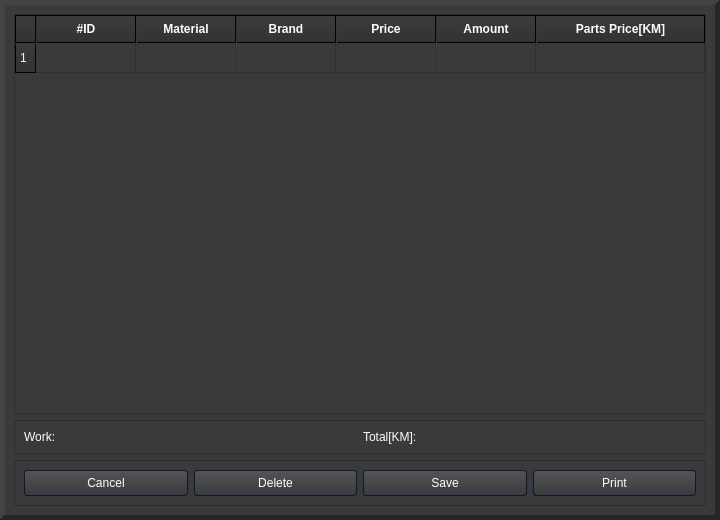
<?xml version="1.0" encoding="UTF-8"?>
<ui version="4.0">
 <class>ReceiptWindow</class>
 <widget class="QDialog" name="ReceiptWindow">
  <property name="geometry">
   <rect>
    <x>0</x>
    <y>0</y>
    <width>720</width>
    <height>520</height>
   </rect>
  </property>
  <property name="sizePolicy">
   <sizepolicy hsizetype="Ignored" vsizetype="Preferred">
    <horstretch>0</horstretch>
    <verstretch>0</verstretch>
   </sizepolicy>
  </property>
  <property name="windowTitle">
   <string>Budget Flow - Receipt</string>
  </property>
  <property name="styleSheet">
   <string notr="true">/*Copyright (c) DevSec Studio. All rights reserved.

MIT License

Permission is hereby granted, free of charge, to any person obtaining a copy
of this software and associated documentation files (the &quot;Software&quot;), to deal
in the Software without restriction, including without limitation the rights
to use, copy, modify, merge, publish, distribute, sublicense, and/or sell
copies of the Software, and to permit persons to whom the Software is
furnished to do so, subject to the following conditions:

The above copyright notice and this permission notice shall be included in all
copies or substantial portions of the Software.

THE SOFTWARE IS PROVIDED *AS IS*, WITHOUT WARRANTY OF ANY KIND, EXPRESS OR
IMPLIED, INCLUDING BUT NOT LIMITED TO THE WARRANTIES OF MERCHANTABILITY,
FITNESS FOR A PARTICULAR PURPOSE AND NONINFRINGEMENT. IN NO EVENT SHALL THE
AUTHORS OR COPYRIGHT HOLDERS BE LIABLE FOR ANY CLAIM, DAMAGES OR OTHER
LIABILITY, WHETHER IN AN ACTION OF CONTRACT, TORT OR OTHERWISE, ARISING FROM,
OUT OF OR IN CONNECTION WITH THE SOFTWARE OR THE USE OR OTHER DEALINGS IN THE SOFTWARE.
*/

/*-----QWidget-----*/
QWidget
{
	background-color: #3a3a3a;
	color: #fff;
	selection-background-color: #b78620;
	selection-color: #000;

}


/*-----QLabel-----*/
QLabel
{
	background-color: transparent;
	color: #fff;

}


/*-----QMenuBar-----*/
QMenuBar 
{
	background-color: qlineargradient(spread:repeat, x1:1, y1:0, x2:1, y2:1, stop:0 rgba(57, 57, 57, 255),stop:1 rgba(50, 50, 50, 255));
	border: 1px solid #000;
	color: #fff;

}


QMenuBar::item 
{
	background-color: transparent;

}


QMenuBar::item:selected 
{
	background-color: rgba(183, 134, 32, 20%);
	border: 1px solid #b78620;
	color: #fff;

}


QMenuBar::item:pressed 
{
	background-color: rgb(183, 134, 32);
	border: 1px solid #b78620;
	color: #fff;

}


/*-----QMenu-----*/
QMenu
{
    background-color: qlineargradient(spread:repeat, x1:1, y1:0, x2:1, y2:1, stop:0 rgba(57, 57, 57, 255),stop:1 rgba(50, 50, 50, 255));
    border: 1px solid #222;
    padding: 4px;
	color: #fff;

}


QMenu::item
{
    background-color: transparent;
    padding: 2px 20px 2px 20px;

}


QMenu::separator
{
   	background-color: rgb(183, 134, 32);
	height: 1px;

}


QMenu::item:disabled
{
    color: #555;
    background-color: transparent;
    padding: 2px 20px 2px 20px;

}


QMenu::item:selected
{
	background-color: rgba(183, 134, 32, 20%);
	border: 1px solid #b78620;
	color: #fff;

}


/*-----QToolBar-----*/
QToolBar
{
	background-color: qlineargradient(spread:repeat, x1:1, y1:0, x2:1, y2:1, stop:0 rgba(69, 69, 69, 255),stop:1 rgba(58, 58, 58, 255));
	border-top: none;
	border-bottom: 1px solid #4f4f4f;
	border-left: 1px solid #4f4f4f;
	border-right: 1px solid #4f4f4f;

}


QToolBar::separator
{
	background-color: #2e2e2e;
	width: 1px;

}


/*-----QToolButton-----*/
QToolButton 
{
	background-color: transparent;
	color: #fff;
	padding: 5px;
	padding-left: 8px;
	padding-right: 8px;
	margin-left: 1px;
}


QToolButton:hover
{
	background-color: rgba(183, 134, 32, 20%);
	border: 1px solid #b78620;
	color: #fff;
	
}


QToolButton:pressed
{
	background-color: qlineargradient(spread:repeat, x1:1, y1:0, x2:1, y2:1, stop:0 rgba(57, 57, 57, 255),stop:1 rgba(50, 50, 50, 255));
	border: 1px solid #b78620;

}


QToolButton:checked
{
	background-color: qlineargradient(spread:repeat, x1:1, y1:0, x2:1, y2:1, stop:0 rgba(57, 57, 57, 255),stop:1 rgba(50, 50, 50, 255));
	border: 1px solid #222;
}


/*-----QPushButton-----*/
QPushButton
{
	background-color: qlineargradient(spread:repeat, x1:1, y1:0, x2:1, y2:1, stop:0 rgba(84, 84, 84, 255),stop:1 rgba(59, 59, 59, 255));
	color: #ffffff;
	min-width: 80px;
	border-style: solid;
	border-width: 1px;
	border-radius: 3px;
	border-color: #051a39;
	padding: 5px;

}


QPushButton::flat
{
	background-color: transparent;
	border: none;
	color: #fff;

}


QPushButton::disabled
{
	background-color: #404040;
	color: #656565;
	border-color: #051a39;

}


QPushButton::hover
{
	background-color: rgba(183, 134, 32, 20%);
	border: 1px solid #b78620;

}


QPushButton::pressed
{
	background-color: qlineargradient(spread:repeat, x1:1, y1:0, x2:1, y2:1, stop:0 rgba(74, 74, 74, 255),stop:1 rgba(49, 49, 49, 255));
	border: 1px solid #b78620;

}


QPushButton::checked
{
	background-color: qlineargradient(spread:repeat, x1:1, y1:0, x2:1, y2:1, stop:0 rgba(74, 74, 74, 255),stop:1 rgba(49, 49, 49, 255));
	border: 1px solid #222;

}


/*-----QLineEdit-----*/
QLineEdit
{
	background-color: #131313;
	color : #eee;
	border: 1px solid #343434;
	border-radius: 2px;
	padding: 3px;
	padding-left: 5px;

}


/*-----QPlainTExtEdit-----*/
QPlainTextEdit
{
	background-color: #131313;
	color : #eee;
	border: 1px solid #343434;
	border-radius: 2px;
	padding: 3px;
	padding-left: 5px;

}


/*-----QTabBar-----*/
QTabBar::tab
{
	background-color: qlineargradient(spread:repeat, x1:1, y1:0, x2:1, y2:1, stop:0 rgba(84, 84, 84, 255),stop:1 rgba(59, 59, 59, 255));
	color: #ffffff;
	border-style: solid;
	border-width: 1px;
	border-color: #666;
	border-bottom: none;
	padding: 5px;
	padding-left: 15px;
	padding-right: 15px;

}


QTabWidget::pane 
{
	background-color: red;
	border: 1px solid #666;
	top: 1px;

}


QTabBar::tab:last
{
	margin-right: 0; 

}


QTabBar::tab:first:!selected
{
	background-color: #0c0c0d;
	margin-left: 0px;

}


QTabBar::tab:!selected
{
	color: #b1b1b1;
	border-bottom-style: solid;
	background-color: #0c0c0d;

}


QTabBar::tab:selected
{
	margin-bottom: 0px;

}


QTabBar::tab:!selected:hover
{
	border-top-color: #b78620;

}


/*-----QComboBox-----*/
QComboBox
{
    background-color: qlineargradient(spread:repeat, x1:1, y1:0, x2:1, y2:1, stop:0 rgba(84, 84, 84, 255),stop:1 rgba(59, 59, 59, 255));
    border: 1px solid #000;
    padding-left: 6px;
    color: #ffffff;
    height: 20px;

}


QComboBox::disabled
{
	background-color: #404040;
	color: #656565;
	border-color: #051a39;

}


QComboBox:on
{
    background-color: #b78620;
	color: #000;

}


QComboBox QAbstractItemView
{
    background-color: #383838;
    color: #ffffff;
    border: 1px solid black;
    selection-background-color: #b78620;
    outline: 0;

}


QComboBox::drop-down
{
	background-color: qlineargradient(spread:repeat, x1:1, y1:0, x2:1, y2:1, stop:0 rgba(57, 57, 57, 255),stop:1 rgba(50, 50, 50, 255));
    subcontrol-origin: padding;
    subcontrol-position: top right;
    width: 15px;
    border-left-width: 1px;
    border-left-color: black;
    border-left-style: solid; 

}


QComboBox::down-arrow
{
    image: url(://arrow-down.png);
    width: 8px;
    height: 8px;
}


/*-----QSpinBox &amp; QDateTimeEdit-----*/
QSpinBox,
QDateTimeEdit 
{
    background-color: #131313;
	color : #eee;
	border: 1px solid #343434;
	padding: 3px;
	padding-left: 5px;
    border-radius : 2px;

}


QSpinBox::up-button, 
QDateTimeEdit::up-button
{
	border-top-right-radius:2px;
	background-color: #777777;
    width: 16px; 
    border-width: 1px;

}


QSpinBox::up-button:hover, 
QDateTimeEdit::up-button:hover
{
	background-color: #585858;

}


QSpinBox::up-button:pressed, 
QDateTimeEdit::up-button:pressed
{
	background-color: #252525;
    width: 16px; 
    border-width: 1px;

}


QSpinBox::up-arrow,
QDateTimeEdit::up-arrow
{
    image: url(://arrow-up.png);
    width: 7px;
    height: 7px;

}


QSpinBox::down-button, 
QDateTimeEdit::down-button
{
	border-bottom-right-radius:2px;
	background-color: #777777;
    width: 16px; 
    border-width: 1px;

}


QSpinBox::down-button:hover, 
QDateTimeEdit::down-button:hover
{
	background-color: #585858;

}


QSpinBox::down-button:pressed, 
QDateTimeEdit::down-button:pressed
{
	background-color: #252525;
    width: 16px; 
    border-width: 1px;

}


QSpinBox::down-arrow,
QDateTimeEdit::down-arrow
{
    image: url(://arrow-down.png);
    width: 7px;
    height: 7px;

}


/*-----QGroupBox-----*/
QGroupBox 
{
    border: 1px solid;
    border-color: #666666;
	border-radius: 5px;
    margin-top: 20px;

}


QGroupBox::title  
{
    background-color: transparent;
    color: #eee;
    subcontrol-origin: margin;
    padding: 5px;
	border-top-left-radius: 3px;
	border-top-right-radius: 3px;

}


/*-----QHeaderView-----*/
QHeaderView::section
{
    background-color: qlineargradient(spread:repeat, x1:1, y1:0, x2:1, y2:1, stop:0 rgba(60, 60, 60, 255),stop:1 rgba(50, 50, 50, 255));
	border: 1px solid #000;
    color: #fff;
    text-align: left;
	padding: 4px;
	
}


QHeaderView::section:disabled
{
    background-color: #525251;
    color: #656565;

}


QHeaderView::section:checked
{
    background-color: qlineargradient(spread:repeat, x1:1, y1:0, x2:1, y2:1, stop:0 rgba(60, 60, 60, 255),stop:1 rgba(50, 50, 50, 255));
    color: #fff;

}


QHeaderView::section::vertical::first,
QHeaderView::section::vertical::only-one
{
    border-top: 1px solid #353635;

}


QHeaderView::section::vertical
{
    border-top: 1px solid #353635;

}


QHeaderView::section::horizontal::first,
QHeaderView::section::horizontal::only-one
{
    border-left: 1px solid #353635;

}


QHeaderView::section::horizontal
{
    border-left: 1px solid #353635;

}


QTableCornerButton::section
{
    background-color: qlineargradient(spread:repeat, x1:1, y1:0, x2:1, y2:1, stop:0 rgba(60, 60, 60, 255),stop:1 rgba(50, 50, 50, 255));
	border: 1px solid #000;
    color: #fff;

}


/*-----QTreeWidget-----*/
QTreeView
{
	show-decoration-selected: 1;
	alternate-background-color: #3a3a3a;
	selection-color: #fff;
	background-color: #2d2d2d;
	border: 1px solid gray;
	padding-top : 5px;
	color: #fff;
	font: 8pt;

}


QTreeView::item:selected
{
	color:#fff;
	background-color: #b78620;
	border-radius: 0px;

}


QTreeView::item:!selected:hover
{
    background-color: #262626;
    border: none;
    color: white;

}


QTreeView::branch:has-children:!has-siblings:closed,
QTreeView::branch:closed:has-children:has-siblings 
{
	image: url(://tree-closed.png);

}


QTreeView::branch:open:has-children:!has-siblings,
QTreeView::branch:open:has-children:has-siblings  
{
	image: url(://tree-open.png);

}


/*-----QListView-----*/
QListView 
{
	background-color: qlineargradient(spread:repeat, x1:1, y1:0, x2:1, y2:1, stop:0 rgba(83, 83, 83, 255),stop:0.293269 rgba(81, 81, 81, 255),stop:0.634615 rgba(79, 79, 79, 255),stop:1 rgba(83, 83, 83, 255));
    border : none;
    color: white;
    show-decoration-selected: 1; 
    outline: 0;
	border: 1px solid gray;

}


QListView::disabled 
{
	background-color: #656565;
	color: #1b1b1b;
    border: 1px solid #656565;

}


QListView::item 
{
	background-color: #2d2d2d;
    padding: 1px;

}


QListView::item:alternate 
{
    background-color: #3a3a3a;

}


QListView::item:selected 
{
	background-color: #b78620;
	border: 1px solid #b78620;
	color: #fff;

}


QListView::item:selected:!active 
{
	background-color: #b78620;
	border: 1px solid #b78620;
	color: #fff;

}


QListView::item:selected:active 
{
	background-color: #b78620;
	border: 1px solid #b78620;
	color: #fff;

}


QListView::item:hover {
    background-color: #262626;
    border: none;
    color: white;

}


/*-----QCheckBox-----*/
QCheckBox
{
	background-color: transparent;
    color: lightgray;
	border: none;

}


QCheckBox::indicator
{
    background-color: #323232;
    border: 1px solid darkgray;
    width: 12px;
    height: 12px;

}


QCheckBox::indicator:checked
{
    image:url(&quot;./ressources/check.png&quot;);
	background-color: #b78620;
    border: 1px solid #3a546e;

}


QCheckBox::indicator:unchecked:hover
{
	border: 1px solid #b78620; 

}


QCheckBox::disabled
{
	color: #656565;

}


QCheckBox::indicator:disabled
{
	background-color: #656565;
	color: #656565;
    border: 1px solid #656565;

}


/*-----QRadioButton-----*/
QRadioButton 
{
	color: lightgray;
	background-color: transparent;

}


QRadioButton::indicator::unchecked:hover 
{
	background-color: lightgray;
	border: 2px solid #b78620;
	border-radius: 6px;
}


QRadioButton::indicator::checked 
{
	border: 2px solid #b78620;
	border-radius: 6px;
	background-color: rgba(183,134,32,20%);  
	width: 9px; 
	height: 9px; 

}


/*-----QSlider-----*/
QSlider::groove:horizontal 
{
	background-color: transparent;
	height: 3px;

}


QSlider::sub-page:horizontal 
{
	background-color: #b78620;

}


QSlider::add-page:horizontal 
{
	background-color: #131313;

}


QSlider::handle:horizontal 
{
	background-color: #b78620;
	width: 14px;
	margin-top: -6px;
	margin-bottom: -6px;
	border-radius: 6px;

}


QSlider::handle:horizontal:hover 
{
	background-color: #d89e25;
	border-radius: 6px;

}


QSlider::sub-page:horizontal:disabled 
{
	background-color: #bbb;
	border-color: #999;

}


QSlider::add-page:horizontal:disabled 
{
	background-color: #eee;
	border-color: #999;

}


QSlider::handle:horizontal:disabled 
{
	background-color: #eee;
	border: 1px solid #aaa;
	border-radius: 3px;

}


/*-----QScrollBar-----*/
QScrollBar:horizontal
{
    border: 1px solid #222222;
    background-color: #3d3d3d;
    height: 15px;
    margin: 0px 16px 0 16px;

}


QScrollBar::handle:horizontal
{
	background-color: qlineargradient(spread:repeat, x1:1, y1:0, x2:1, y2:1, stop:0 rgba(97, 97, 97, 255),stop:1 rgba(90, 90, 90, 255));
	border: 1px solid #2d2d2d;
    min-height: 20px;

}


QScrollBar::add-line:horizontal
{
	background-color: qlineargradient(spread:repeat, x1:1, y1:0, x2:1, y2:1, stop:0 rgba(97, 97, 97, 255),stop:1 rgba(90, 90, 90, 255));
	border: 1px solid #2d2d2d;
    width: 15px;
    subcontrol-position: right;
    subcontrol-origin: margin;

}


QScrollBar::sub-line:horizontal
{
	background-color: qlineargradient(spread:repeat, x1:1, y1:0, x2:1, y2:1, stop:0 rgba(97, 97, 97, 255),stop:1 rgba(90, 90, 90, 255));
	border: 1px solid #2d2d2d;
    width: 15px;
    subcontrol-position: left;
    subcontrol-origin: margin;

}


QScrollBar::right-arrow:horizontal
{
    image: url(://arrow-right.png);
    width: 6px;
    height: 6px;

}


QScrollBar::left-arrow:horizontal
{
    image: url(://arrow-left.png);
    width: 6px;
    height: 6px;

}


QScrollBar::add-page:horizontal, QScrollBar::sub-page:horizontal
{
    background: none;

}


QScrollBar:vertical
{
    background-color: #3d3d3d;
    width: 16px;
	border: 1px solid #2d2d2d;
    margin: 16px 0px 16px 0px;

}


QScrollBar::handle:vertical
{
    background-color: qlineargradient(spread:repeat, x1:1, y1:0, x2:1, y2:1, stop:0 rgba(97, 97, 97, 255),stop:1 rgba(90, 90, 90, 255));
	border: 1px solid #2d2d2d;
    min-height: 20px;

}


QScrollBar::add-line:vertical
{
	background-color: qlineargradient(spread:repeat, x1:1, y1:0, x2:1, y2:1, stop:0 rgba(97, 97, 97, 255),stop:1 rgba(90, 90, 90, 255));
	border: 1px solid #2d2d2d;
    height: 15px;
    subcontrol-position: bottom;
    subcontrol-origin: margin;

}


QScrollBar::sub-line:vertical
{
	background-color: qlineargradient(spread:repeat, x1:1, y1:0, x2:1, y2:1, stop:0 rgba(97, 97, 97, 255),stop:1 rgba(90, 90, 90, 255));
	border: 1px solid #2d2d2d;
    height: 15px;
    subcontrol-position: top;
    subcontrol-origin: margin;

}


QScrollBar::up-arrow:vertical
{
    image: url(://arrow-up.png);
    width: 6px;
    height: 6px;

}


QScrollBar::down-arrow:vertical
{
    image: url(://arrow-down.png);
    width: 6px;
    height: 6px;

}


QScrollBar::add-page:vertical, QScrollBar::sub-page:vertical
{
    background: none;

}


/*-----QProgressBar-----*/
QProgressBar
{
    border: 1px solid #666666;
    text-align: center;
	color: #000;
	font-weight: bold;

}


QProgressBar::chunk
{
    background-color: #b78620;
    width: 30px;
    margin: 0.5px;

}

</string>
  </property>
  <layout class="QVBoxLayout" name="verticalLayout">
   <property name="spacing">
    <number>0</number>
   </property>
   <property name="leftMargin">
    <number>0</number>
   </property>
   <property name="topMargin">
    <number>0</number>
   </property>
   <property name="rightMargin">
    <number>0</number>
   </property>
   <property name="bottomMargin">
    <number>0</number>
   </property>
   <item>
    <widget class="QFrame" name="frame">
     <property name="frameShape">
      <enum>QFrame::Panel</enum>
     </property>
     <property name="frameShadow">
      <enum>QFrame::Raised</enum>
     </property>
     <property name="lineWidth">
      <number>5</number>
     </property>
     <property name="midLineWidth">
      <number>5</number>
     </property>
     <layout class="QVBoxLayout" name="verticalLayout_2">
      <item>
       <widget class="QTableWidget" name="materials_receipt_table">
        <property name="font">
         <font>
          <family>Arial</family>
          <pointsize>9</pointsize>
          <weight>75</weight>
          <bold>true</bold>
         </font>
        </property>
        <property name="rowCount">
         <number>1</number>
        </property>
        <attribute name="horizontalHeaderDefaultSectionSize">
         <number>100</number>
        </attribute>
        <attribute name="horizontalHeaderStretchLastSection">
         <bool>true</bool>
        </attribute>
        <row/>
        <column>
         <property name="text">
          <string>#ID</string>
         </property>
         <property name="font">
          <font>
           <family>Arial</family>
           <weight>75</weight>
           <bold>true</bold>
          </font>
         </property>
        </column>
        <column>
         <property name="text">
          <string>Material</string>
         </property>
         <property name="font">
          <font>
           <family>Arial</family>
           <pointsize>9</pointsize>
           <weight>75</weight>
           <bold>true</bold>
          </font>
         </property>
        </column>
        <column>
         <property name="text">
          <string>Brand</string>
         </property>
         <property name="font">
          <font>
           <family>Arial</family>
           <pointsize>9</pointsize>
           <weight>75</weight>
           <bold>true</bold>
          </font>
         </property>
        </column>
        <column>
         <property name="text">
          <string>Price</string>
         </property>
         <property name="font">
          <font>
           <family>Arial</family>
           <pointsize>9</pointsize>
           <weight>75</weight>
           <bold>true</bold>
          </font>
         </property>
        </column>
        <column>
         <property name="text">
          <string>Amount</string>
         </property>
         <property name="font">
          <font>
           <family>Arial</family>
           <pointsize>9</pointsize>
           <weight>75</weight>
           <bold>true</bold>
          </font>
         </property>
        </column>
        <column>
         <property name="text">
          <string>Parts Price[KM]</string>
         </property>
         <property name="font">
          <font>
           <family>Arial</family>
           <pointsize>9</pointsize>
           <weight>75</weight>
           <bold>true</bold>
          </font>
         </property>
        </column>
       </widget>
      </item>
      <item>
       <widget class="QFrame" name="frame_2">
        <property name="frameShape">
         <enum>QFrame::StyledPanel</enum>
        </property>
        <property name="frameShadow">
         <enum>QFrame::Raised</enum>
        </property>
        <layout class="QHBoxLayout" name="horizontalLayout" stretch="2,3,2,3">
         <item>
          <widget class="QLabel" name="label_3">
           <property name="text">
            <string>Work:</string>
           </property>
          </widget>
         </item>
         <item>
          <widget class="QLabel" name="service_text_label">
           <property name="text">
            <string/>
           </property>
          </widget>
         </item>
         <item>
          <widget class="QLabel" name="label_2">
           <property name="text">
            <string>Total[KM]:</string>
           </property>
          </widget>
         </item>
         <item>
          <widget class="QLabel" name="full_price_label">
           <property name="text">
            <string/>
           </property>
          </widget>
         </item>
        </layout>
       </widget>
      </item>
      <item>
       <widget class="QFrame" name="frame_3">
        <property name="frameShape">
         <enum>QFrame::StyledPanel</enum>
        </property>
        <property name="frameShadow">
         <enum>QFrame::Raised</enum>
        </property>
        <layout class="QHBoxLayout" name="horizontalLayout_2">
         <item>
          <widget class="QPushButton" name="cancel_print_reciept_button">
           <property name="text">
            <string>Cancel</string>
           </property>
          </widget>
         </item>
         <item>
          <widget class="QPushButton" name="delete_entry_button">
           <property name="text">
            <string>Delete</string>
           </property>
          </widget>
         </item>
         <item>
          <widget class="QPushButton" name="modify_reciept_button">
           <property name="text">
            <string>Save</string>
           </property>
          </widget>
         </item>
         <item>
          <widget class="QPushButton" name="print_reciept_button">
           <property name="text">
            <string>Print</string>
           </property>
          </widget>
         </item>
        </layout>
       </widget>
      </item>
     </layout>
    </widget>
   </item>
  </layout>
 </widget>
 <resources/>
 <connections/>
</ui>
